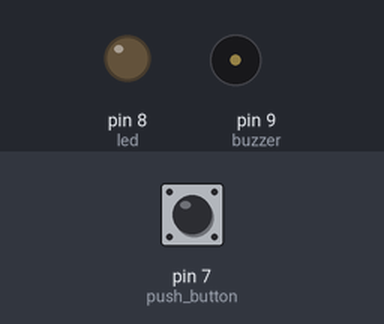
The sketch below on a simulated Arduino Uno, built with avr-gcc and run on an emulated ATmega328P. On the bench: output pins drawn as LEDs (lit = HIGH), buzzer (waves = sounding, pin HIGH). The test bench sets the inputs (shaded band); at power-on: pin 7 (push_button) LOW.

Above: at 1.2 s.
1.3 s: pin 7 (push_button) pulled HIGH for 0.15 s
At 1.9 s:
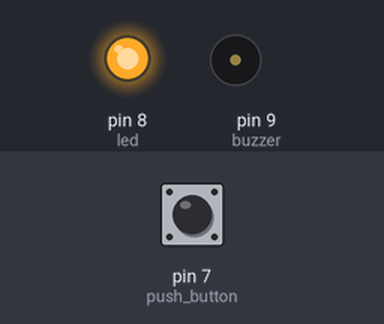
At 11.9 s:
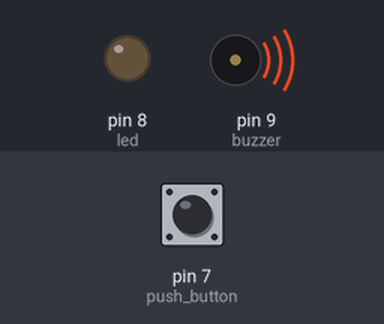
Timing chart, 0 to 23.8 s (numbered marks = the images above; inputs shaded):
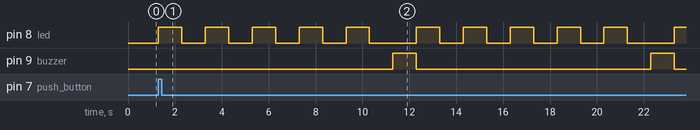

Measured:
- after the input at 1.3 s, pin 8 (led): goes 4 × (HIGH 1.0 s, LOW 1.0 s), HIGH 1.0 s, LOW 2.0 s, 4 × (HIGH 1.0 s, LOW 1.0 s), HIGH 1.0 s, LOW 2.0 s, then HIGH, starting at once; pin 9 (buzzer): alternates HIGH for 1.0 s and LOW for 10.0 s, starting after 10.0 s

The sketch:

push_button.ino.ino
```cpp
int push_button = 7;
int led = 8;
int buzzer = 9;
void setup() {
  // put your setup code here, to run once:
  pinMode(push_button,INPUT);
  pinMode(led,OUTPUT);
  pinMode(buzzer,OUTPUT);
}

void loop() {
  // put your main code here, to run repeatedly:
  int state = digitalRead(push_button);
  if(state != 0)
  {
    for(int i=1;i<=20;i++)
    {
      digitalWrite(led,HIGH);
      delay(1000);
      digitalWrite(led,LOW);
      delay(1000);
      if(i%5==0)
      {
        digitalWrite(buzzer,HIGH);
        delay(1000);
        digitalWrite(buzzer,LOW);

      }


    }
  }
  else
  {
    digitalWrite(led,LOW);
    digitalWrite(buzzer,LOW);

  }

}
```
